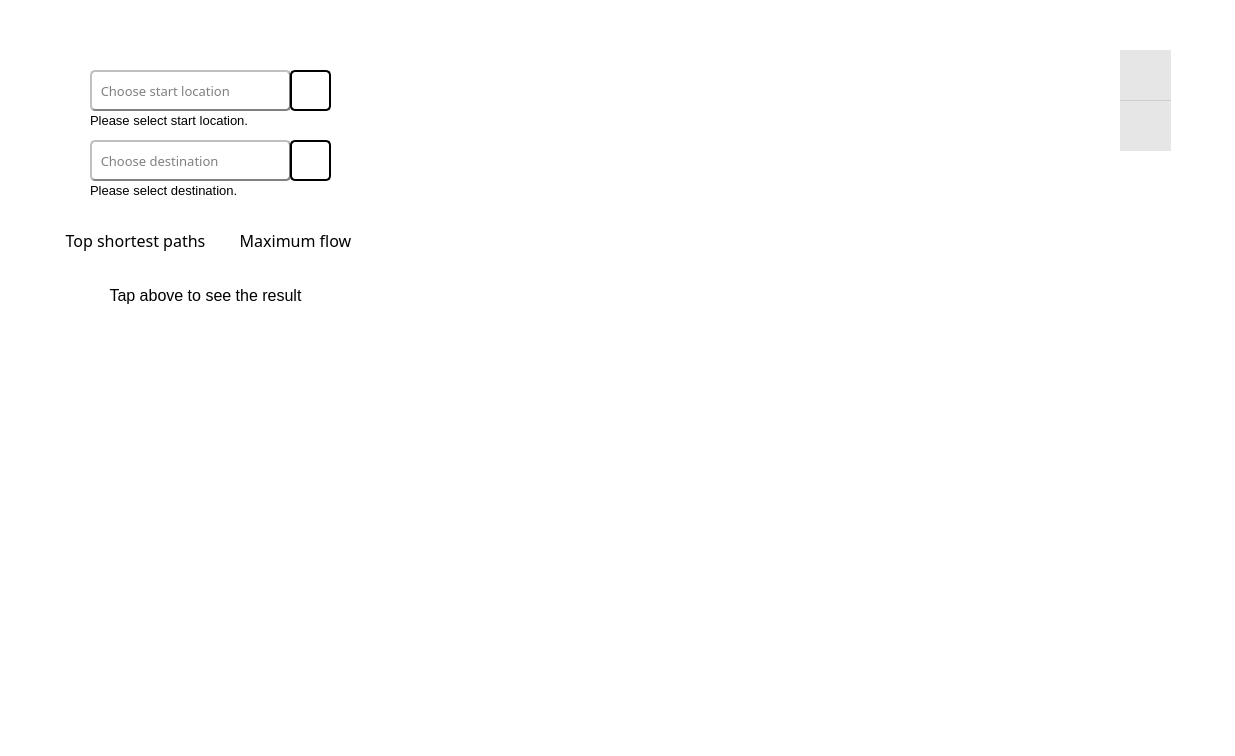
<?xml version="1.0" encoding="UTF-8"?>
<ui version="4.0">
 <class>MainWindow</class>
 <widget class="QMainWindow" name="MainWindow">
  <property name="geometry">
   <rect>
    <x>0</x>
    <y>0</y>
    <width>1235</width>
    <height>756</height>
   </rect>
  </property>
  <property name="windowTitle">
   <string>MainWindow</string>
  </property>
  <property name="styleSheet">
   <string notr="true">background-color: transparent;</string>
  </property>
  <widget class="QWidget" name="centralwidget">
   <widget class="QLineEdit" name="chooseStart">
    <property name="geometry">
     <rect>
      <x>90</x>
      <y>70</y>
      <width>201</width>
      <height>41</height>
     </rect>
    </property>
    <property name="font">
     <font>
      <family>Sitka Text</family>
      <pointsize>10</pointsize>
     </font>
    </property>
    <property name="styleSheet">
     <string notr="true">QLineEdit
{
	background-color: white;
	color:black;
	border-style: outset;
	border-width: 2px;
	border-radius:5px;
	border-color:gray;
}
QLineEdit::Focus
{
	border-width: 3.5px;
}

</string>
    </property>
    <property name="placeholderText">
     <string>  Choose start location</string>
    </property>
   </widget>
   <widget class="customButton" name="switchbutton">
    <property name="geometry">
     <rect>
      <x>340</x>
      <y>140</y>
      <width>41</width>
      <height>41</height>
     </rect>
    </property>
    <property name="toolTip">
     <string>Swap start location and destination</string>
    </property>
    <property name="styleSheet">
     <string notr="true">QPushButton {
    background-color: transparent;
    border: none;
    padding: 5px 10px;
}

QPushButton:hover {
    background-color: rgba(0, 0, 0, 0.1);
}


QPushButton:pressed {
    background-color: rgba(0, 0, 0, 0.4);
	text-decoration: underline;
}
</string>
    </property>
    <property name="text">
     <string/>
    </property>
    <property name="icon">
     <iconset resource="resource.qrc">
      <normaloff>:/images/switch.svg</normaloff>:/images/switch.svg</iconset>
    </property>
    <property name="iconSize">
     <size>
      <width>30</width>
      <height>30</height>
     </size>
    </property>
   </widget>
   <widget class="customButton" name="spbutton">
    <property name="geometry">
     <rect>
      <x>40</x>
      <y>220</y>
      <width>191</width>
      <height>41</height>
     </rect>
    </property>
    <property name="font">
     <font>
      <family>Sitka Text</family>
      <pointsize>12</pointsize>
      <kerning>true</kerning>
     </font>
    </property>
    <property name="toolTip">
     <string>Return 5 shortest paths</string>
    </property>
    <property name="styleSheet">
     <string notr="true">QPushButton {
	border: none;
    padding: 5px 10px;
}

QPushButton:hover {
    background-color: rgba(0, 0, 0, 0.2);
}

QPushButton:pressed {
    background-color: rgba(0, 0, 0, 0.4);
	text-decoration: underline;
}
</string>
    </property>
    <property name="text">
     <string>Top shortest paths</string>
    </property>
   </widget>
   <widget class="customMap" name="map">
    <property name="enabled">
     <bool>true</bool>
    </property>
    <property name="geometry">
     <rect>
      <x>400</x>
      <y>30</y>
      <width>791</width>
      <height>671</height>
     </rect>
    </property>
    <property name="sizePolicy">
     <sizepolicy hsizetype="Expanding" vsizetype="Expanding">
      <horstretch>2</horstretch>
      <verstretch>2</verstretch>
     </sizepolicy>
    </property>
    <property name="toolTipDuration">
     <number>1</number>
    </property>
   </widget>
   <widget class="customButton" name="flowbutton">
    <property name="geometry">
     <rect>
      <x>210</x>
      <y>220</y>
      <width>171</width>
      <height>41</height>
     </rect>
    </property>
    <property name="font">
     <font>
      <family>Sitka Text</family>
      <pointsize>12</pointsize>
     </font>
    </property>
    <property name="toolTip">
     <string>Return maximum flow paths</string>
    </property>
    <property name="styleSheet">
     <string notr="true">QPushButton {
	border: none;
    padding: 5px 10px;
}

QPushButton:hover {
    background-color: rgba(0, 0, 0, 0.2);
}

QPushButton:pressed {
    background-color: rgba(0, 0, 0, 0.4);
	text-decoration: underline;
}
</string>
    </property>
    <property name="text">
     <string>Maximum flow</string>
    </property>
   </widget>
   <widget class="customButton" name="resetbutton">
    <property name="geometry">
     <rect>
      <x>340</x>
      <y>70</y>
      <width>41</width>
      <height>41</height>
     </rect>
    </property>
    <property name="toolTip">
     <string>Reset action</string>
    </property>
    <property name="styleSheet">
     <string notr="true">QPushButton {
    background-color: transparent;
    border: none;
    padding: 5px 10px;
}

QPushButton:hover {
    background-color: rgba(0, 0, 0, 0.1);
}


QPushButton:pressed {
    background-color: rgba(0, 0, 0, 0.4);
	text-decoration: underline;
}
</string>
    </property>
    <property name="text">
     <string/>
    </property>
    <property name="icon">
     <iconset resource="resource.qrc">
      <normaloff>:/images/reset.svg</normaloff>:/images/reset.svg</iconset>
    </property>
    <property name="iconSize">
     <size>
      <width>30</width>
      <height>30</height>
     </size>
    </property>
   </widget>
   <widget class="QLineEdit" name="chooseDes">
    <property name="geometry">
     <rect>
      <x>90</x>
      <y>140</y>
      <width>201</width>
      <height>41</height>
     </rect>
    </property>
    <property name="font">
     <font>
      <family>Sitka Text</family>
      <pointsize>10</pointsize>
     </font>
    </property>
    <property name="styleSheet">
     <string notr="true">QLineEdit
{
	background-color: white;
	color:black;
	border-style: outset;
	border-width: 2px;
	border-radius:5px;
	border-color:gray;
}
QLineEdit::Focus
{
	border-width: 3.5px;
}

</string>
    </property>
    <property name="placeholderText">
     <string>  Choose destination</string>
    </property>
   </widget>
   <widget class="QTextEdit" name="outText">
    <property name="geometry">
     <rect>
      <x>70</x>
      <y>330</y>
      <width>301</width>
      <height>331</height>
     </rect>
    </property>
    <property name="font">
     <font>
      <family>Segoe UI</family>
      <pointsize>12</pointsize>
     </font>
    </property>
    <property name="styleSheet">
     <string notr="true">QTextEdit
{
	border: none;
}

QTextEdit::hover
{
	border: 1px solid black;
}</string>
    </property>
    <property name="readOnly">
     <bool>true</bool>
    </property>
    <property name="html">
     <string>&lt;!DOCTYPE HTML PUBLIC &quot;-//W3C//DTD HTML 4.0//EN&quot; &quot;http://www.w3.org/TR/REC-html40/strict.dtd&quot;&gt;
&lt;html&gt;&lt;head&gt;&lt;meta name=&quot;qrichtext&quot; content=&quot;1&quot; /&gt;&lt;meta charset=&quot;utf-8&quot; /&gt;&lt;style type=&quot;text/css&quot;&gt;
p, li { white-space: pre-wrap; }
hr { height: 1px; border-width: 0; }
li.unchecked::marker { content: &quot;\2610&quot;; }
li.checked::marker { content: &quot;\2612&quot;; }
&lt;/style&gt;&lt;/head&gt;&lt;body style=&quot; font-family:'Segoe UI'; font-size:12pt; font-weight:400; font-style:normal;&quot;&gt;
&lt;p style=&quot;-qt-paragraph-type:empty; margin-top:0px; margin-bottom:0px; margin-left:0px; margin-right:0px; -qt-block-indent:0; text-indent:0px; font-family:'Sitka Small'; font-size:10pt;&quot;&gt;&lt;br /&gt;&lt;/p&gt;&lt;/body&gt;&lt;/html&gt;</string>
    </property>
   </widget>
   <widget class="customButton" name="buttonStart">
    <property name="geometry">
     <rect>
      <x>290</x>
      <y>70</y>
      <width>41</width>
      <height>41</height>
     </rect>
    </property>
    <property name="toolTip">
     <string>Pick start location</string>
    </property>
    <property name="styleSheet">
     <string notr="true">QPushButton {
    background-color: transparent;
    border-style: offset;
	border-radius: 5px;
	border: 2px solid black;
    padding: 5px 10px;
}

QPushButton:hover {
    background-color: rgba(0, 0, 0, 0.1);
}

QPushButton:focus {
    background-color: rgba(0, 0, 0, 0.2);
}

QPushButton:pressed {
    background-color: rgba(0, 0, 0, 0.4);
	text-decoration: underline;
}
</string>
    </property>
    <property name="text">
     <string/>
    </property>
    <property name="icon">
     <iconset resource="resource.qrc">
      <normaloff>:/images/picker.svg</normaloff>:/images/picker.svg</iconset>
    </property>
    <property name="iconSize">
     <size>
      <width>30</width>
      <height>30</height>
     </size>
    </property>
   </widget>
   <widget class="customButton" name="buttonEnd">
    <property name="geometry">
     <rect>
      <x>290</x>
      <y>140</y>
      <width>41</width>
      <height>41</height>
     </rect>
    </property>
    <property name="toolTip">
     <string>Pick destination</string>
    </property>
    <property name="styleSheet">
     <string notr="true">QPushButton {
    background-color: transparent;
    border-style: offset;
	border-radius: 5px;
	border: 2px solid black;
    padding: 5px 10px;
}

QPushButton:hover {
    background-color: rgba(0, 0, 0, 0.1);
}

QPushButton:focus {
    background-color: rgba(0, 0, 0, 0.2);
}

QPushButton:pressed {
    background-color: rgba(0, 0, 0, 0.4);
	text-decoration: underline;
}
</string>
    </property>
    <property name="text">
     <string/>
    </property>
    <property name="icon">
     <iconset resource="resource.qrc">
      <normaloff>:/images/picker.svg</normaloff>:/images/picker.svg</iconset>
    </property>
    <property name="iconSize">
     <size>
      <width>30</width>
      <height>30</height>
     </size>
    </property>
   </widget>
   <widget class="customButton" name="nextbutton">
    <property name="geometry">
     <rect>
      <x>310</x>
      <y>270</y>
      <width>51</width>
      <height>51</height>
     </rect>
    </property>
    <property name="toolTip">
     <string>Navigate right</string>
    </property>
    <property name="styleSheet">
     <string notr="true">QPushButton {
	background-color: transparent;
	border: none;
}

QPushButton:hover {
    background-color: rgba(0, 0, 0, 0.1);
}


QPushButton:pressed {
    background-color: rgba(0, 0, 0, 0.4);
}
</string>
    </property>
    <property name="text">
     <string/>
    </property>
    <property name="icon">
     <iconset resource="resource.qrc">
      <normaloff>:/images/next.svg</normaloff>:/images/next.svg</iconset>
    </property>
    <property name="iconSize">
     <size>
      <width>40</width>
      <height>40</height>
     </size>
    </property>
   </widget>
   <widget class="customButton" name="prevbutton">
    <property name="geometry">
     <rect>
      <x>50</x>
      <y>270</y>
      <width>61</width>
      <height>61</height>
     </rect>
    </property>
    <property name="toolTip">
     <string>Navigate left</string>
    </property>
    <property name="styleSheet">
     <string notr="true">QPushButton {
	background-color: transparent;
	border: none;
}

QPushButton:hover {
    background-color: rgba(0, 0, 0, 0.1);
}


QPushButton:pressed {
    background-color: rgba(0, 0, 0, 0.4);
}
</string>
    </property>
    <property name="text">
     <string/>
    </property>
    <property name="icon">
     <iconset resource="resource.qrc">
      <normaloff>:/images/prev.svg</normaloff>:/images/prev.svg</iconset>
    </property>
    <property name="iconSize">
     <size>
      <width>40</width>
      <height>40</height>
     </size>
    </property>
   </widget>
   <widget class="QLabel" name="labelPath">
    <property name="geometry">
     <rect>
      <x>40</x>
      <y>260</y>
      <width>331</width>
      <height>71</height>
     </rect>
    </property>
    <property name="font">
     <font>
      <pointsize>12</pointsize>
     </font>
    </property>
    <property name="text">
     <string>Tap above to see the result</string>
    </property>
    <property name="alignment">
     <set>Qt::AlignCenter</set>
    </property>
   </widget>
   <widget class="QLabel" name="startlabel">
    <property name="geometry">
     <rect>
      <x>90</x>
      <y>110</y>
      <width>291</width>
      <height>20</height>
     </rect>
    </property>
    <property name="font">
     <font>
      <pointsize>10</pointsize>
     </font>
    </property>
    <property name="text">
     <string>Please select start location.</string>
    </property>
   </widget>
   <widget class="QLabel" name="endlabel">
    <property name="geometry">
     <rect>
      <x>90</x>
      <y>180</y>
      <width>291</width>
      <height>20</height>
     </rect>
    </property>
    <property name="font">
     <font>
      <pointsize>10</pointsize>
     </font>
    </property>
    <property name="text">
     <string>Please select destination.</string>
    </property>
   </widget>
   <widget class="QLabel" name="startIcon">
    <property name="geometry">
     <rect>
      <x>50</x>
      <y>70</y>
      <width>31</width>
      <height>31</height>
     </rect>
    </property>
    <property name="text">
     <string/>
    </property>
    <property name="pixmap">
     <pixmap resource="resource.qrc">:/images/start.svg</pixmap>
    </property>
    <property name="scaledContents">
     <bool>true</bool>
    </property>
   </widget>
   <widget class="QLabel" name="endIcon">
    <property name="geometry">
     <rect>
      <x>50</x>
      <y>140</y>
      <width>31</width>
      <height>31</height>
     </rect>
    </property>
    <property name="text">
     <string/>
    </property>
    <property name="pixmap">
     <pixmap resource="resource.qrc">:/images/des.svg</pixmap>
    </property>
    <property name="scaledContents">
     <bool>true</bool>
    </property>
   </widget>
   <widget class="QPushButton" name="mapToggle">
    <property name="geometry">
     <rect>
      <x>1120</x>
      <y>50</y>
      <width>51</width>
      <height>51</height>
     </rect>
    </property>
    <property name="toolTip">
     <string>Toggle map on</string>
    </property>
    <property name="styleSheet">
     <string notr="true">QPushButton {
    background-color: rgba(0, 0, 0, 0.1);
	border: none;
    padding: 5px 10px;
}

QPushButton:hover {
    background-color: rgba(0, 0, 0, 0.04);
}

QPushButton:pressed {
    background-color: rgba(0, 0, 0, 0.4);
	text-decoration: underline;
}
</string>
    </property>
    <property name="text">
     <string/>
    </property>
    <property name="icon">
     <iconset resource="resource.qrc">
      <normaloff>:/images/mapToggle.svg</normaloff>:/images/mapToggle.svg</iconset>
    </property>
    <property name="iconSize">
     <size>
      <width>50</width>
      <height>50</height>
     </size>
    </property>
   </widget>
   <widget class="QPushButton" name="graph">
    <property name="geometry">
     <rect>
      <x>1120</x>
      <y>100</y>
      <width>51</width>
      <height>51</height>
     </rect>
    </property>
    <property name="toolTip">
     <string>Toggle full graph</string>
    </property>
    <property name="styleSheet">
     <string notr="true">QPushButton {
    background-color: rgba(0, 0, 0, 0.1);
	border: none;
    padding: 5px 10px;
}

QPushButton:hover {
    background-color: rgba(0, 0, 0, 0.04);
}

QPushButton:pressed {
    background-color: rgba(0, 0, 0, 0.4);
	text-decoration: underline;
}
</string>
    </property>
    <property name="text">
     <string/>
    </property>
    <property name="icon">
     <iconset resource="resource.qrc">
      <normaloff>:/images/graph.svg</normaloff>:/images/graph.svg</iconset>
    </property>
    <property name="iconSize">
     <size>
      <width>35</width>
      <height>35</height>
     </size>
    </property>
   </widget>
   <zorder>labelPath</zorder>
   <zorder>outText</zorder>
   <zorder>chooseStart</zorder>
   <zorder>switchbutton</zorder>
   <zorder>spbutton</zorder>
   <zorder>map</zorder>
   <zorder>flowbutton</zorder>
   <zorder>resetbutton</zorder>
   <zorder>chooseDes</zorder>
   <zorder>buttonStart</zorder>
   <zorder>buttonEnd</zorder>
   <zorder>nextbutton</zorder>
   <zorder>prevbutton</zorder>
   <zorder>startlabel</zorder>
   <zorder>endlabel</zorder>
   <zorder>startIcon</zorder>
   <zorder>endIcon</zorder>
   <zorder>mapToggle</zorder>
   <zorder>graph</zorder>
  </widget>
 </widget>
 <customwidgets>
  <customwidget>
   <class>customMap</class>
   <extends>QGraphicsView</extends>
   <header>customgraphics.h</header>
  </customwidget>
  <customwidget>
   <class>customButton</class>
   <extends>QPushButton</extends>
   <header>customgraphics.h</header>
  </customwidget>
 </customwidgets>
 <resources>
  <include location="resource.qrc"/>
 </resources>
 <connections/>
</ui>
